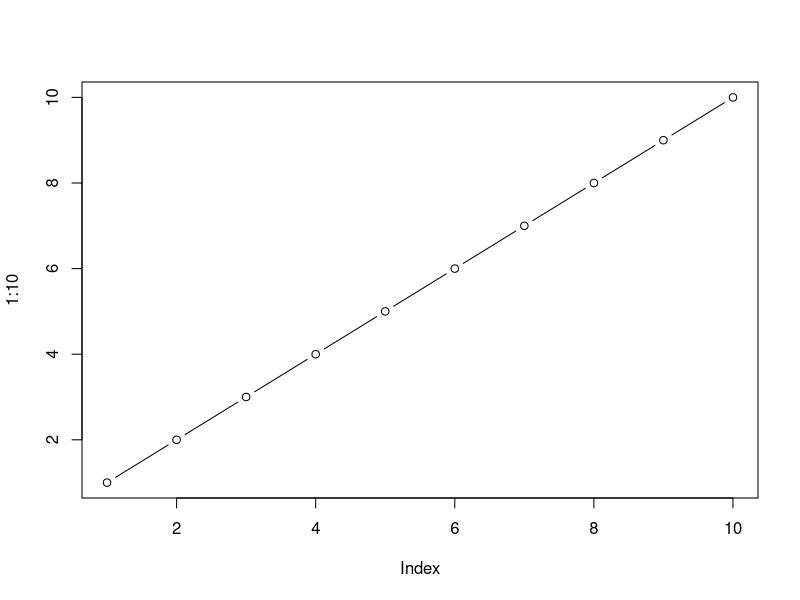
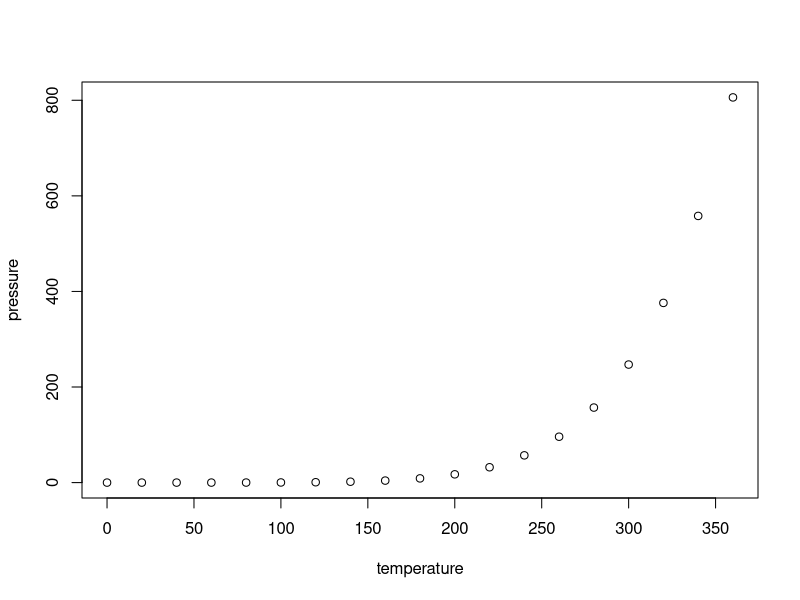

These figures' R source, in order:
## ---- chunk 1
knitr::opts_chunk$set(echo = TRUE)
## ---- chunk 2
summary(cars)
plot(1:10, typ="b")
## ---- chunk 3
plot(pressure)
